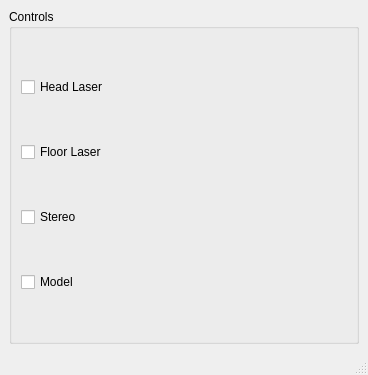
<ui version="4.0" >
 <class>MainWindow</class>
 <widget class="QMainWindow" name="MainWindow" >
  <property name="geometry" >
   <rect>
    <x>0</x>
    <y>0</y>
    <width>368</width>
    <height>375</height>
   </rect>
  </property>
  <property name="windowTitle" >
   <string>MainWindow</string>
  </property>
  <widget class="QWidget" name="centralwidget" >
   <layout class="QGridLayout" >
    <item row="0" column="0" >
     <widget class="QGroupBox" name="Controls_GB" >
      <property name="title" >
       <string>Controls</string>
      </property>
      <layout class="QGridLayout" >
       <item row="0" column="0" >
        <widget class="QCheckBox" name="checkBox" >
         <property name="text" >
          <string>Head Laser</string>
         </property>
        </widget>
       </item>
       <item row="1" column="0" >
        <widget class="QCheckBox" name="checkBox_2" >
         <property name="text" >
          <string>Floor Laser</string>
         </property>
        </widget>
       </item>
       <item row="2" column="0" >
        <widget class="QCheckBox" name="checkBox_3" >
         <property name="text" >
          <string>Stereo</string>
         </property>
        </widget>
       </item>
       <item row="3" column="0" >
        <widget class="QCheckBox" name="checkBox_4" >
         <property name="text" >
          <string>Model</string>
         </property>
        </widget>
       </item>
      </layout>
     </widget>
    </item>
   </layout>
  </widget>
  <widget class="QMenuBar" name="menubar" >
   <property name="geometry" >
    <rect>
     <x>0</x>
     <y>0</y>
     <width>368</width>
     <height>30</height>
    </rect>
   </property>
  </widget>
  <widget class="QStatusBar" name="statusbar" />
 </widget>
 <resources/>
 <connections/>
</ui>
